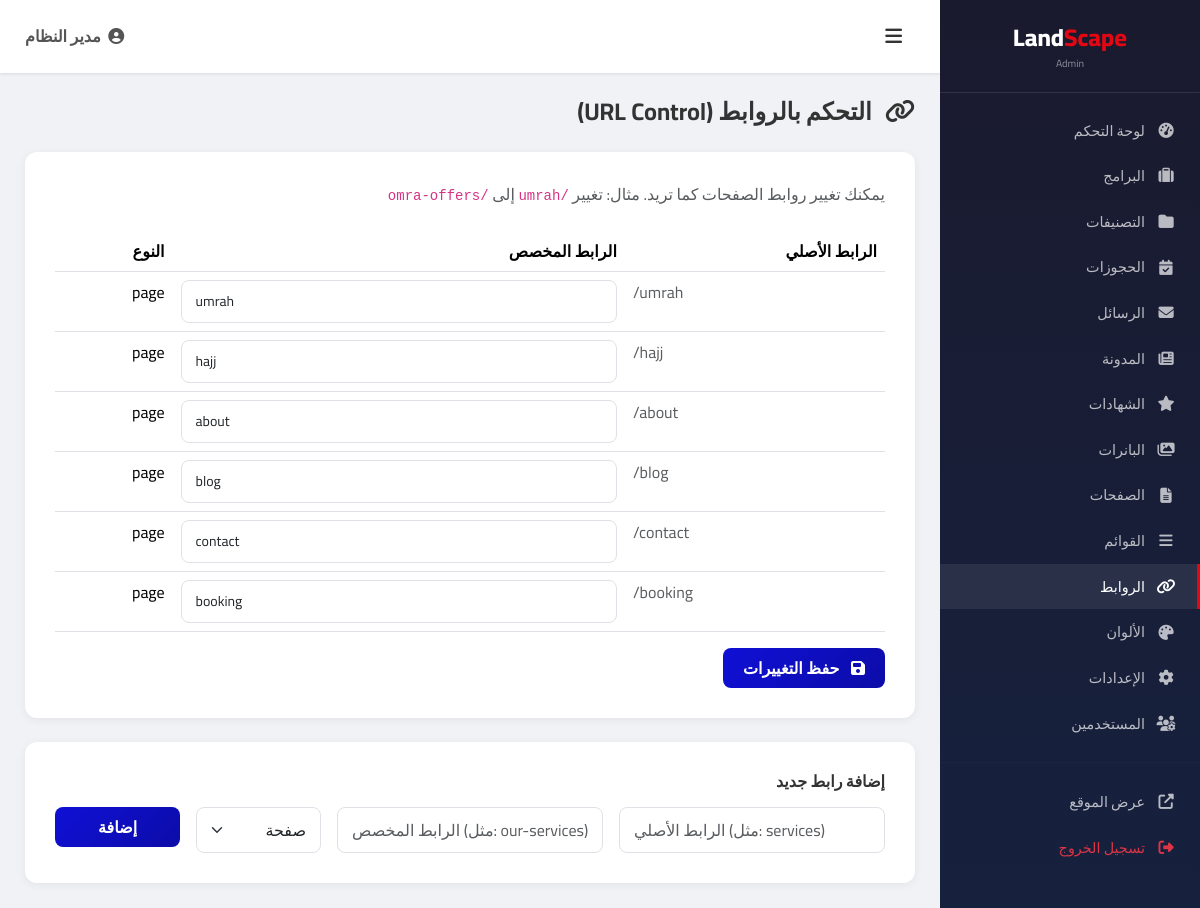
The app's page /admin/urls (signed in) with its own data.
### tables this page shows
CREATE TABLE `url_slugs` (
    `id` INT AUTO_INCREMENT PRIMARY KEY,
    `original_slug` VARCHAR(300) NOT NULL UNIQUE,
    `custom_slug` VARCHAR(300) NOT NULL UNIQUE,
    `entity_type` VARCHAR(50) NOT NULL,
    `entity_id` INT,
    `created_at` TIMESTAMP DEFAULT CURRENT_TIMESTAMP,
    `updated_at` TIMESTAMP DEFAULT CURRENT_TIMESTAMP ON UPDATE CURRENT_TIMESTAMP
);

### config/config.php (called while the page is built, shortened)
<?php
function clean(string $data): string {
    return htmlspecialchars(trim($data), ENT_QUOTES, 'UTF-8');
}

### admin/urls.php (the view, shortened to what this page needs)
<?php
$db = getDB();
$slugs = $db->query("SELECT * FROM url_slugs ORDER BY id ASC")->fetchAll();
include __DIR__ . '/includes/header.php';
?>
<div class="admin-page-header">
    <h4><i class="fas fa-link me-2"></i> التحكم بالروابط (URL Control)</h4>
</div>
<div class="admin-form mb-4">
    <p class="text-muted mb-4">يمكنك تغيير روابط الصفحات كما تريد. مثال: تغيير <code>/umrah</code> إلى <code>/omra-offers</code></p>
    <form method="POST">
        <div class="table-responsive">
            <table class="table">
                <thead>
                    <tr><th>الرابط الأصلي</th><th>الرابط المخصص</th><th>النوع</th></tr>
                </thead>
                <tbody>
                    <?php foreach ($slugs as $s): ?>
                    <tr>
                        <td dir="ltr" class="text-muted">/<?= clean($s['original_slug']) ?></td>
                        <td>
                            <input type="text" name="slugs[<?= $s['id'] ?>]" class="form-control form-control-sm"
                                   value="<?= clean($s['custom_slug']) ?>" dir="ltr">
                        </td>
                        <td><?= clean($s['entity_type']) ?></td>
                    </tr>
                    <?php endforeach; ?>
                </tbody>
            </table>
        </div>
        <button type="submit" class="btn btn-admin-primary"><i class="fas fa-save me-2"></i> حفظ التغييرات</button>
    </form>
</div>
<div class="admin-form">
    <h6 class="fw-bold mb-3">إضافة رابط جديد</h6>
    <form method="POST">
        <div class="row g-3">
            <div class="col-md-4"><input type="text" name="original_slug" class="form-control" placeholder="الرابط الأصلي (مثل: services)" dir="ltr"></div>
            <div class="col-md-4"><input type="text" name="custom_slug" class="form-control" placeholder="الرابط المخصص (مثل: our-services)" dir="ltr"></div>
            <div class="col-md-2">
                <select name="entity_type" class="form-select"><option value="page">صفحة</option><option value="program">برنامج</option><option value="category">تصنيف</option></select>
            </div>
            <div class="col-md-2"><button type="submit" name="add_slug" value="1" class="btn btn-admin-primary w-100">إضافة</button></div>
        </div>
    </form>
</div>
<?php include __DIR__ . '/includes/footer.php'; ?>

### admin/includes/admin.css (style rules this page uses)
* { box-sizing: border-box; margin: 0; padding: 0; }
body { font-family: 'Cairo', sans-serif; background: #f0f2f5; color: #333; direction: rtl; }
.admin-form { background: #fff; border-radius: 12px; padding: 30px; box-shadow: 0 2px 10px rgba(0,0,0,0.06); }
.admin-form .form-control, .admin-form .form-select { border-radius: 8px; font-family: 'Cairo', sans-serif; padding: 10px 14px; }
.admin-page-header { display: flex; justify-content: space-between; align-items: center; margin-bottom: 25px; }
.admin-page-header h4 { font-weight: 700; color: #333; margin: 0; }
.btn-admin-primary { background: linear-gradient(135deg, #1010D6, #0c0ca8); color: #fff; border: none; border-radius: 8px; padding: 8px 20px; font-weight: 600; font-family: 'Cairo', sans-serif; }

### records on screen
url_slugs: original_slug "umrah", custom_slug "umrah", entity_type "page"
url_slugs: original_slug "hajj", custom_slug "hajj", entity_type "page"
url_slugs: original_slug "about", custom_slug "about", entity_type "page"
url_slugs: original_slug "blog", custom_slug "blog", entity_type "page"
url_slugs: original_slug "contact", custom_slug "contact", entity_type "page"
url_slugs: original_slug "booking", custom_slug "booking", entity_type "page"

### other values on screen
$adminName "مدير النظام"
